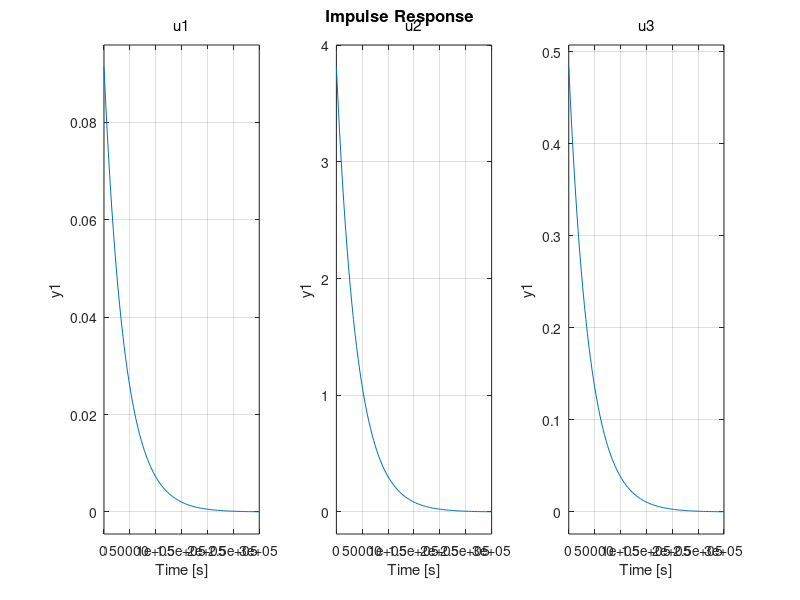
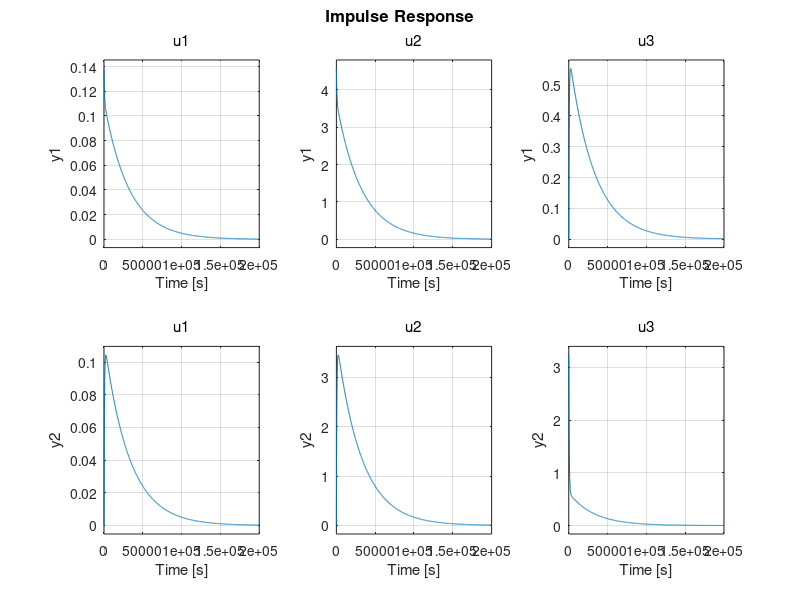

Recreate these plots in MATLAB, in order.
Ci=[2.07 1.36 1.07];
Ce = 2.92;
Ch = [0.309 0.00139];
Ria = [5.29 5.31];
Rih= [0.639 93.4];
Rie = 0.863;
Rea = 4.54;
tau_1 = Ria(1)*Ci;
tau_2_1 = (Ci(2)*Ria(2)*Rih(1))/(Ria(2)+Rih(1))
tau_2_1 = 1/((1/Ci(2))*(1/(Ria(2) + Rih(1))))
tau_2_2 = Ch(1) * Rih(1)
tau_3_1 = 1/((1/Ci(3))*(1/Rih(2)+1/Rie))
% tau_3_2
% tau_3_2
Aw = [7.89 6.22];

a=(5.31+0.639)*(1.36+0.309)

A = [-1/(Ria(1)*Ci(1))];
B = [1/(Ria(1)*Ci(1)) Aw(1)/Ci(1) 1/Ci(1)];

A2 = [-(1/(Ria(2)*Ci(2))+1/(Rih(1)*Ci(2))), 1/(Rih(1)*Ci(2)); 1/(Rih(1)*Ch(1)), -1/(Rih(1)*Ch(1))];
B2 = [1/(Ria(2)*Ci(2)) Aw(2)/Ci(2) 0; 0 0 1/Ch(1)];

sys1 = ss(A/3600,B,eye(size(A,1)), zeros(size(A,1), size(B,2)))
sys2 = ss(A2/3600,B2,eye(size(A2,1)), zeros(size(A2,1), size(B2,2)))
figure(1)
impulse(sys1);
figure(2)
impulse(sys2);
[y, T] = impulse(sys1);
[y2, T2] = impulse(sys2);

tau1 = T(find(y(:,1,2)<=0.3678*y(1,1,2),1))/3600
tau21 = T2(find(y2(:,1,1)<=0.3678*y2(1,1,1),1))/3600
tau22 = T2(find(y2(:,2,3)<=0.3678*y2(1,2,3),1))/3600